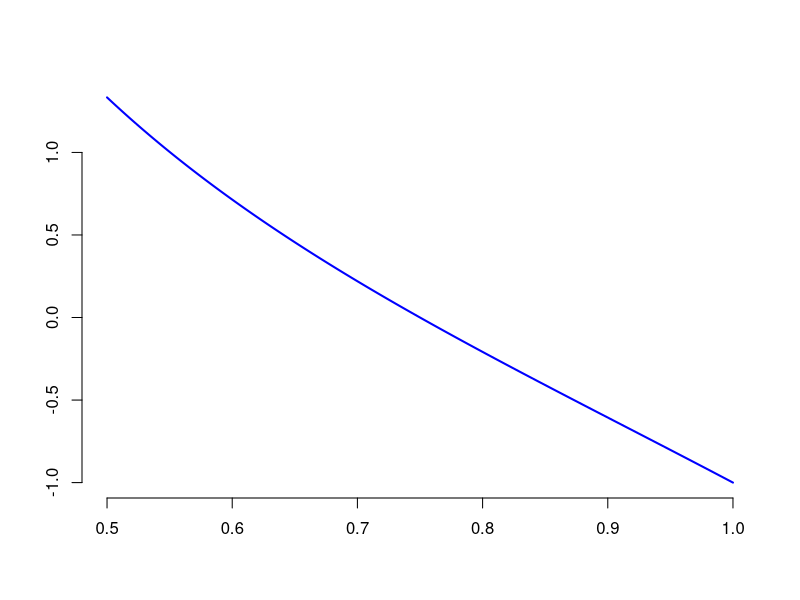

Recreate this plot in R.
## ---- chunk 1
# Detect, install and load packages if needed.
if (!require("knitr")) {
   install.packages("knitr")
   library(knitr)
}
if (!require("nleqslv")) {
   install.packages("nleqslv")
   library(nleqslv)
}
#
# specifications of outputs of code in code chunks
knitr::opts_chunk$set(echo = TRUE,      
                      warnings = FALSE,   
                      messages = FALSE,  
                      results = TRUE     
                      )   
## ---- chunk 2
## define the following function to evaluate the end points of the intervals.
fun = function(x) x*cos(x) - 2*x^2 + 3*x - 1
## calling the above function
fun(0.2)*fun(0.3)
fun(1.2)*fun(1.3)

## ---- chunk 3
# define the R function
fun1.1.4b = function(x) (4*x - 3)/(x^2 - 2*x)
# Evaluating the function
c(fun1.1.4b(0.5), fun1.1.4b(1))
## ---- chunk 4
xx = seq(0.5, 1, length = 200)
yy = fun1.1.4b(xx)
plot(xx, yy, xlab = "", ylab = "", type = "l", lwd = 2, col = "blue", main = "", bty = "n")
## ---- chunk 5
# Define f(x) and Pn(x)
true.fun = function(x) (x-1)*log(x)
Pn = function(x) (x-1)^2 - 0.5*(x-1)^3
##
true.val = true.fun(0.5)
est.val = Pn(0.5)
est.error = abs(true.val - est.val)
##
kable(c(true.val = true.val, est.val = est.val, est.error = est.error))
## ---- chunk 6
# define the remainder function
Rn = function(x){exp(0.5)*0.5^(x+1) / factorial(x+1)}
# choose a sequence of x to find the smallest value that
# meets the error condition.
x = 1:10
Rn(x)
## ---- chunk 7
abs.error = abs(pi - 22/7)
rel.error = abs(pi - 22/7)/pi
kable(c(abs.error = abs.error, rel.error = rel.error))
## ---- chunk 8
# coefficients
a = 1.130
b = -6.990
c = 1.013
d = -6.099
e = 14.20
f = 14.22
####
m  = c/a
d1 = d - m*b
f1 = f - m*e
y = round(f1/d1,4)             # 4-digit arithmetic requirement
x = round((e - b*y)/a,4)
c(x = x, y = y)
## ---- chunk 9
x = 1.53
E = 4.62
True.val = 1.01*exp(1.53)^4 - 4.62*exp(1.53)^3 - 3.11*exp(1.53)^2 + 12.2*exp(1.53) - 1.99
PartB.val = 1.01*E^4 - 4.62*E^3 - 3.11*E^2 + 12.2*E - 1.99
PartC.val = round((round((round((round(1.01*E,3) - 4.62)*E,3) - 3.11)*E,3) + 12.2)*E,3) - 1.99
##
PartD.Rel.ErrB = abs((True.val - PartB.val)/True.val)
PartD.Rel.ErrC = abs((True.val - PartC.val)/True.val)
c(True.val = True.val, PartB.val = PartB.val, PartC.val = PartC.val, PartD.Rel.ErrB = PartD.Rel.ErrB, PartD.Rel.ErrC =PartD.Rel.ErrC)
## ---- chunk 10
cumProduct = function(n, x, V){
 if(n > length(V)) stop("n should be smaller than the dimmension of the vector!")
 P = 1
 for(i in 1:n){
   P = P*(x-V[i])
 }
  return(P)
}
## ---- chunk 11
V = c(1,3,2,5,7,5,9,4,2,0,7)
##
cumProduct( n =8,
            x = 5.5,
            V = V)
